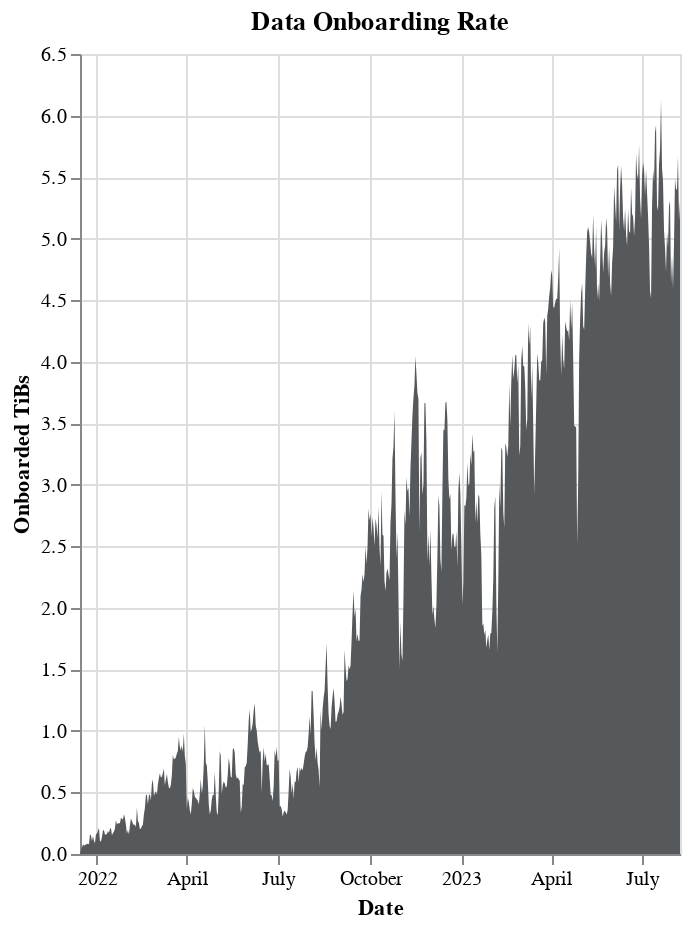

Notebook cell for this chart:
### Code cell
# Altair chart of daily data on chain

c = (
    alt.Chart(df)
    .mark_area()
    .encode(
        x=alt.X("date:T", title="Date"),
        y=alt.Y("onboarded_tibs:Q", title="Onboarded TiBs"),
        color=alt.value("#55595c"),
        tooltip=["date:T", "onboarded_tibs:Q"],
    )
    .properties(width="container", height=400, title="Data Onboarding Rate")
)

# Make it zoomable and lock the y axis
c = c.interactive(bind_y=False)

c.display()

### Figure 1 — Vega-Lite specification as saved in the notebook (floating-point values rounded to 4 significant figures; data arrays with more than 128 entries replaced by an {"elided": "..."} marker saying what was removed)
{"config": {"view": {"continuousWidth": 300, "continuousHeight": 300}}, "data": {"name": "data-3052f633a0fa30ff368986ad07332aa2"}, "mark": {"type": "area"}, "encoding": {"color": {"value": "#55595c"}, "tooltip": [{"field": "date", "type": "temporal"}, {"field": "onboarded_tibs", "type": "quantitative"}], "x": {"field": "date", "title": "Date", "type": "temporal"}, "y": {"field": "onboarded_tibs", "title": "Onboarded TiBs", "type": "quantitative"}}, "height": 400, "params": [{"name": "param_2", "select": {"type": "interval", "encodings": ["x"]}, "bind": "scales"}], "title": "Data Onboarding Rate", "width": "container", "$schema": "https://vega.github.io/schema/vega-lite/v5.8.0.json", "datasets": {"data-3052f633a0fa30ff368986ad07332aa2": {"elided": "602 records"}}}
